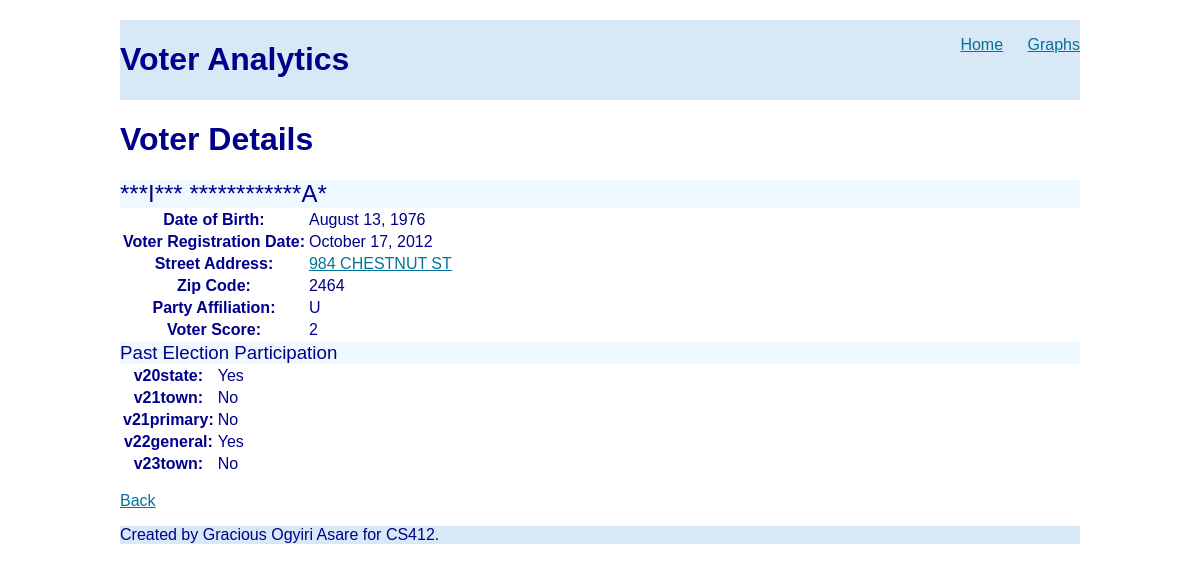
The page /voter_analytics/voter/95 on the database its author committed.
### voter_analytics/models.py (models this page shows, shortened)
class Voter(models.Model):
    first_name = models.TextField(blank=True)
    last_name = models.TextField(blank=True)
    street_number = models.TextField(blank=True)
    street_name = models.TextField(blank=True)
    apartment_number = models.TextField(blank=True)
    zip_code = models.TextField(blank=True)
    dob = models.DateField(null=True, blank=True)
    date_of_registration = models.DateField(null=True, blank=True)
    party_affiliation = models.TextField(blank=True)
    precinct = models.TextField(blank=True)
    v20state = models.BooleanField(blank=True)
    v21town = models.BooleanField(default=False)
    v21primary = models.BooleanField(default=False)
    v22general = models.BooleanField(default=False)
    v23town = models.BooleanField(default=False)
    voter_score = models.IntegerField()

### voter_analytics/views.py (the view)
# urls.py: path('voter/<int:pk>', views.ResultDetailView.as_view(), name='voter'),
class ResultDetailView(DetailView):
    model = Voter
    template_name = 'voter_analytics/voter.html'
    context_object_name = 'voter'

### voter_analytics/templates/voter_analytics/voter.html
{% extends "voter_analytics/base.html" %} {% block content %}
<div class="container">
  <h1>Voter Details</h1>
  <h2>{{ voter.first_name }} {{ voter.last_name }}</h2>
  <table>
    <tr>
      <th>Date of Birth:</th>
      <td>{{ voter.dob|date:"F d, Y" }}</td>
    </tr>
    <tr>
      <th>Voter Registration Date:</th>
      <td>{{ voter.date_of_registration|date:"F d, Y" }}</td>
    </tr>
    <tr>
      <th>Street Address:</th>
      <td>
        <a
          href="https://www.google.com/maps/search/?api=1&query={{ voter.street_number }}+{{ voter.street_name }}+Newton+MA+{{ voter.zip_code }}"
          target="_blank"
        >
          {{ voter.street_number }} {{ voter.street_name }}</a
        >
      </td>
    </tr>
    <tr>
      <th>Zip Code:</th>
      <td>{{ voter.zip_code }}</td>
    </tr>
    <tr>
      <th>Party Affiliation:</th>
      <td>{{ voter.party_affiliation }}</td>
    </tr>
    <tr>
      <th>Voter Score:</th>
      <td>{{ voter.voter_score }}</td>
    </tr>
  </table>
  <h3>Past Election Participation</h3>
  <table>
    <tr>
      <th>v20state:</th>
      <td>{% if voter.v20state %}Yes{% else %}No{% endif %}</td>
    </tr>
    <tr>
      <th>v21town:</th>
      <td>{% if voter.v21town %}Yes{% else %}No{% endif %}</td>
    </tr>
    <tr>
      <th>v21primary:</th>
      <td>{% if voter.v21primary %}Yes{% else %}No{% endif %}</td>
    </tr>
    <tr>
      <th>v22general:</th>
      <td>{% if voter.v22general %}Yes{% else %}No{% endif %}</td>
    </tr>
    <tr>
      <th>v23town:</th>
      <td>{% if voter.v23town %}Yes{% else %}No{% endif %}</td>
    </tr>
  </table>
  <p>
    <a href="{%url 'voters_list'%}">Back</a>
  </p>
</div>
{% endblock content %}

### static/voter_analytics-style.css (style rules this page uses)
body { background-color: #fff; color: rgb(162, 193, 224); font-family: arial; }
h2, h3, h4, h5 { font-weight: normal; background: aliceblue; margin: 0; }
a, a:visited { color: rgb(0, 116, 154); text-decoration: underline; }
body { max-width: 960px; margin: 20px auto; padding: 20px auto; color: darkblue; }

### rows shown on the page
Voter: first_name "***I***", last_name "************A*", dob "August 13, 1976", date_of_registration "October 17, 2012", street_number "984", street_name "CHESTNUT ST", zip_code "2464", party_affiliation "U", voter_score "2"
